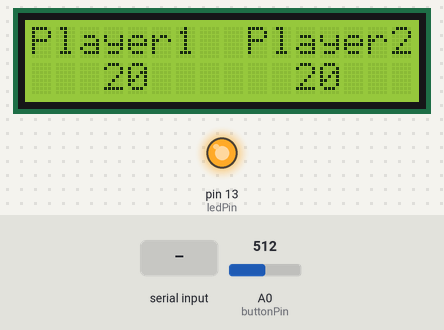
Bench run of a sketch on a simulated Arduino Uno, built with avr-gcc and run on an emulated ATmega328P. Parts: 16×2 character LCD, output pins drawn as LEDs (lit = HIGH). Inputs (shaded band) come from the test bench; at power-on: A0 (buttonPin) = 512. What the sketch prints to the serial monitor is not drawn.

Above: at 7.3 s.
7.4 s: "1" received over Serial
At 7.8 s:
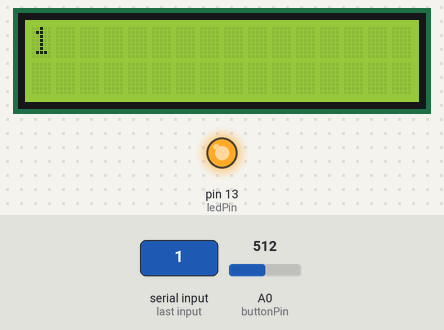
9.0 s: A0 (buttonPin) set to 1023
At 9.25 s:
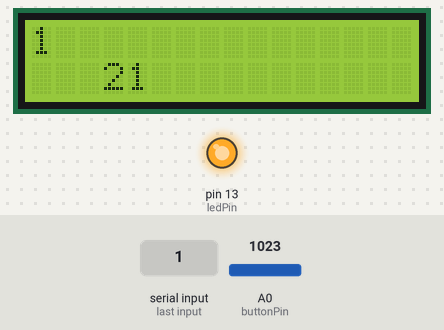
10.6 s: A0 (buttonPin) set to 900
At 11.3 s:
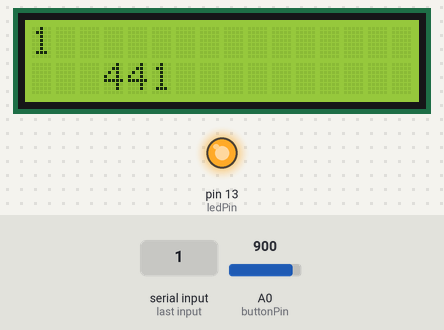
12.2 s: "0" received over Serial
At 12.7 s:
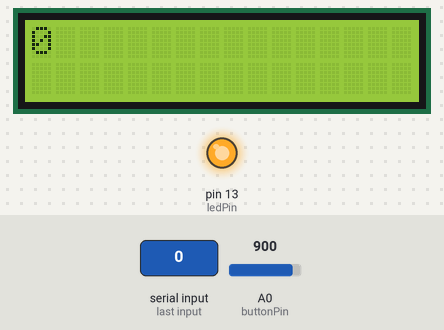
Timing chart, 0 to 14.8 s (numbered marks = the images above; inputs shaded):
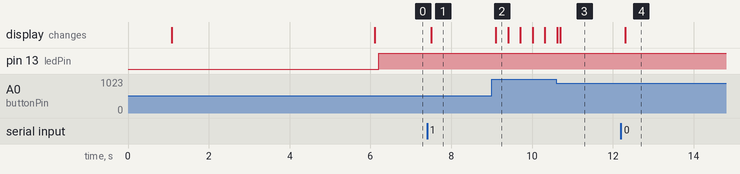

The sketch:

LCD_MTG.ino
```cpp
/////////////////////////////// BUTTON INIT


 // Knappar pin
 const int buttonPin = 0;     // Input pin för knappar
 const int ledPin =  13;      // Testled på arduinon

 const int BUTTON1 = 1;
 const int BUTTON2 = 2;
 const int BUTTON3 = 3;
 const int BUTTON4 = 4;
 const int BUTTON5 = 5;


 // Knappar läsvärden
 const int BUTTON1LOW = 900;
 const int BUTTON1HIGH = 1024;
 const int BUTTON2LOW = 800;
 const int BUTTON2HIGH = 890;
 const int BUTTON3LOW = 650;
 const int BUTTON3HIGH = 750;
 const int BUTTON4LOW = 590;
 const int BUTTON4HIGH = 640;
 const int BUTTON5LOW = 500;
 const int BUTTON5HIGH = 580;

 // Olika lägen
 int ledState = HIGH;         // Nuvarande läge
 int buttonState;             // Nuvarandel värde
 int lastButtonState = LOW;   // Föregående värde

 long lastDebounceTime = 0;  // Senaste debounce
 long debounceDelay = 100;    // Debouncetid


/////////////////////////////////////// LCD INIT

int Player1 = 20;
int Player2 = 20;


#include <stdlib.h>

#include <Wire.h>  // Comes with Arduino IDE

#include <LiquidCrystal_I2C.h>

LiquidCrystal_I2C lcd(0x3F, 2, 1, 0, 4, 5, 6, 7, 3, POSITIVE);  // Set the LCD I2C address


void setup()
{
   pinMode(buttonPin, INPUT);
   pinMode(ledPin, OUTPUT);
  Serial.begin(9600);

  lcd.begin(16,2);   // 16 karaktärer, 2 rader


  lcd.backlight(); // Slå på bakgrundsbelysning


// Hälsningsfras
delay(1000);
lcd.setCursor(3,0);
lcd.print("Magic The");
lcd.setCursor(3,1);
lcd.print("Gathering");
delay(5000);
lcd.clear();

// Första vyn

lcd.setCursor(0,0);
lcd.print("Player1");
lcd.setCursor(9,0);
lcd.print("Player2");
lcd.setCursor(3,1);
lcd.print(20);
lcd.setCursor(11,1);
lcd.print(20);


}


void loop()
{
  {
    if (Serial.available()) {
      delay(100);
      lcd.clear();
      while (Serial.available() > 0) {
        lcd.write(Serial.read());
      }
    }
  }


////////////////////// BUTTON

int reading = analogRead(buttonPin);
   int tmpButtonState = LOW;             // Standard ingen knapp

   if(reading>BUTTON5LOW && reading<BUTTON5HIGH){
     //Läs av knapp 5
     tmpButtonState = BUTTON5;
   }else if(reading>BUTTON4LOW && reading<BUTTON4HIGH){
     //Läs av knapp 4
     tmpButtonState = BUTTON4;
   }else if(reading>BUTTON3LOW && reading<BUTTON3HIGH){
     //Läs av knapp 3
     tmpButtonState = BUTTON3;
   }else if(reading>BUTTON2LOW && reading<BUTTON2HIGH){
     //Läs av knapp 2
     tmpButtonState = BUTTON2;
   }else if(reading>BUTTON1LOW && reading<BUTTON1HIGH){
     //Läs av knapp 1
     tmpButtonState = BUTTON1;
   }else{
     //Ingen knapp
     tmpButtonState = LOW;
   }

   // Knapptryck?

   // Knapptryck.
   if (tmpButtonState != lastButtonState) {
     // Återställ debounce
     lastDebounceTime = millis();
   }

   if ((millis() - lastDebounceTime) > debounceDelay) {
     // Debounce
     buttonState = tmpButtonState;
     Serial.println(buttonState);
   }

   // Spara knappvärde
   lastButtonState = tmpButtonState;


   // Öka/sänk värdet på lcd
   switch(buttonState){
     case BUTTON1:
     Player1++;
     lcd.setCursor(3,1);
     lcd.print(Player1, DEC);
     break;
     case BUTTON2:
     digitalWrite(ledPin, buttonState>0);
     break;
     case BUTTON3:
     digitalWrite(ledPin, buttonState>0);
     break;
     case BUTTON4:
     digitalWrite(ledPin, buttonState>0);
     break;
     case BUTTON5:
     digitalWrite(ledPin, buttonState>0);
     break;
   }


}

// Slutet gott, allting gott
```

Measured:
- after the input at 7.4 s, the display: changes after 0.11 s (image 1)
- after the input at 9.0 s, the display: changes after 0.11 s (image 2)
- after the input at 12.2 s, the display: changes after 0.11 s (image 4)
